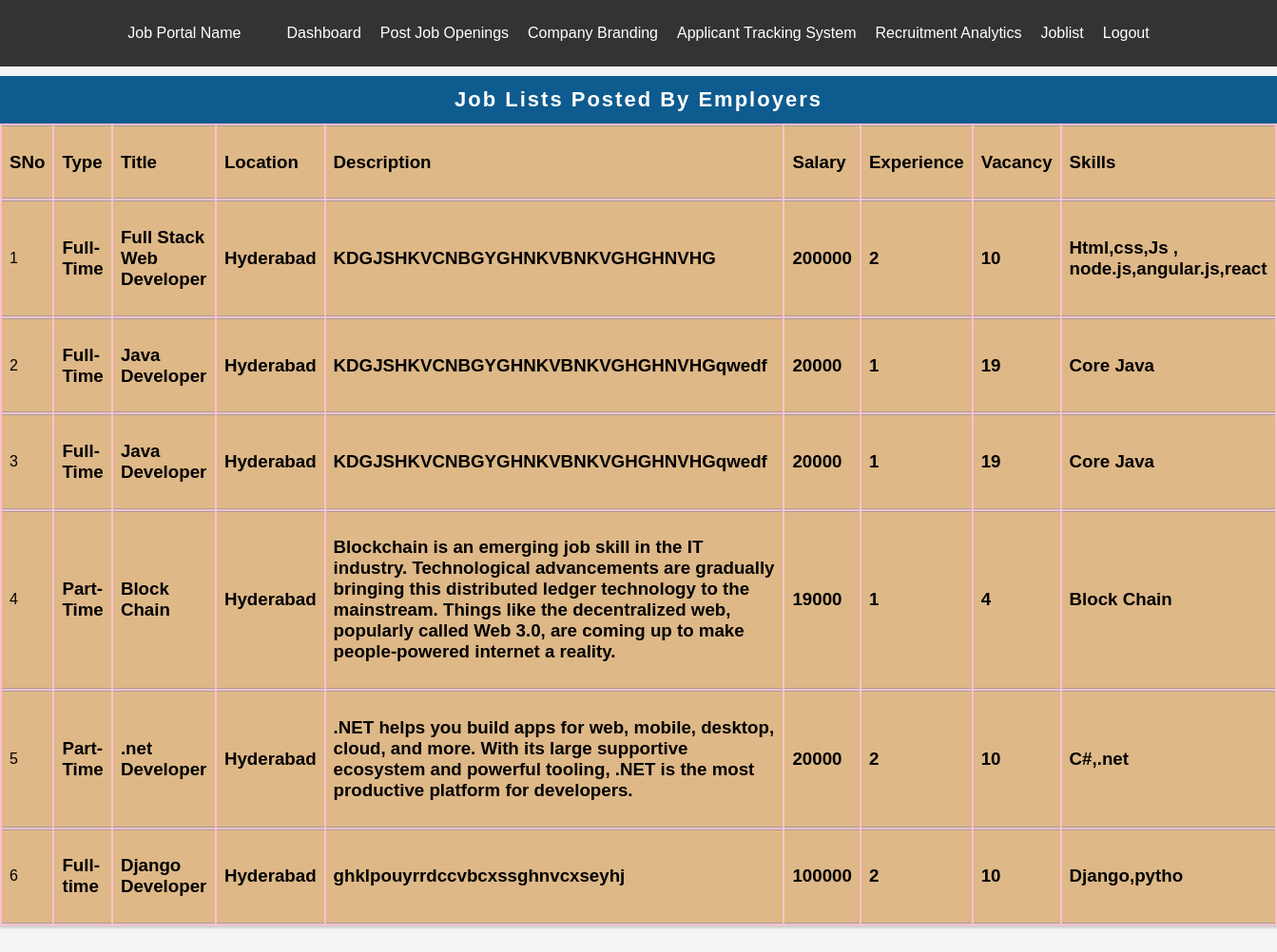
Page /App/jobl/ on the committed database.
### App/models.py (models this page shows, shortened)
class Job(models.Model):
    type=models.CharField(null=True,max_length=200)
    title=models.CharField(max_length=200,null=True)
    description=models.CharField(max_length=2000,null=True)
    salary=models.IntegerField(null=True)
    experience=models.IntegerField(null=True)
    Location=models.CharField(max_length=2000,null=True)
    vacancy=models.IntegerField(null=True)
    skills=models.CharField(max_length=2000,null=True)

### App/views.py (the view)
# urls.py: path('jobl/',views.jobl,name="jobl"),
def jobl(request):
    job=Job.objects.all()
    return render(request,'employer/jobl.html',{'job':job})

### App/templates/employer/jobl.html (shortened to what this page needs)
{% load static%}
<!DOCTYPE html>
<html lang="en">
  <head>
    <link
      href="https://use.fontawesome.com/releases/v5.7.0/css/all.css"
      rel="stylesheet"
    />
    <link rel="stylesheet" href="{% static 'employer/employdash.css' %}" />
  </head>
  <body style="background-image: url('images/p51.png');">
    <header>
      <nav>
        <div class="logo">Job Portal Name</div>
        <ul>
          <li><a href= "{% url 'employdash' %}">Dashboard</a></li>
          <a href="{% url 'jobpost'%}">Post Job Openings</a>
          <a href="{% url 'company'%}">Company Branding</a>
          <a href="{% url 'ats'%}">Applicant Tracking System</a>
          <a href="{% url 'crt'%}">Recruitment Analytics</a>
          <li><a href= "{% url 'jobl' %}">Joblist</a></li>
          <li><a href="{% url 'home'%}">Logout</a></li>
        </ul>
      </nav>
    </header>
    <table style="background-color:pink;">
      <caption>Job Lists Posted By Employers</caption>
      <thead>
            <tr style="background-color:#DEB887">
                <td><h3>SNo</h3></td>
                <td><h3>Type</h3></td>
                <td><h3>Title</h3></td>
                <td><h3>Location</h3></td>
                <td><h3>Description</h3></td>
                <td><h3>Salary</h3></td>
                <td><h3>Experience</h3></td>
                <td><h3>Vacancy</h3></td>
                <td><h3>Skills</h3></td>
            </tr>
        </thead>
        <tbody>
            {% for i in job %}
            <tr style="background-color:#DEB887">
                <td>{{forloop.counter}}</td>
                <td><h3>{{i.type}}</h3></td>
                <td><h3>{{i.title}}</h3></td>
                <td><h3>{{i.Location}}</h3></td>
                <td><h3>{{i.description}}</h3></td>
                <td><h3>{{i.salary}}</h3></td>
                <td><h3>{{i.experience}}</h3></td>
                <td><h3>{{i.vacancy}}</h3></td>
                <td><h3>{{i.skills}}</h3></td>
            </tr>
            {% endfor %}
        </tbody>
    </table>
  </body>
</html>

### App/static/employer/employdash.css (style rules this page uses)
body { font-family: Arial, sans-serif; margin: 0; padding: 0; background-color: #f4f4f4; position: relative; min-height: 100vh; }
header { background-color: #333; color: #fff; padding: 10px 0; }
nav { width: 80%; margin: 0 auto; display: flex; justify-content: space-between; align-items: center; }
nav ul { list-style-type: none; display: flex; gap: 20px; }
nav a { color: #fff; text-decoration: none; transition: color 0.3s; }

### rows in the picture
Job: type "Full-Time", title "Full Stack Web Developer", Location "Hyderabad", description "KDGJSHKVCNBGYGHNKVBNKVGHGHNVHG", salary "200000", experience "2", vacancy "10", skills "Html,css,Js , node.js,angular.js,react"
Job: type "Full-Time", title "Java Developer", Location "Hyderabad", description "KDGJSHKVCNBGYGHNKVBNKVGHGHNVHGqwedf", salary "20000", experience "1", vacancy "19", skills "Core Java"
Job: type "Full-Time", title "Java Developer", Location "Hyderabad", description "KDGJSHKVCNBGYGHNKVBNKVGHGHNVHGqwedf", salary "20000", experience "1", vacancy "19", skills "Core Java"
Job: type "Part-Time", title "Block Chain", Location "Hyderabad", description "Blockchain is an emerging job skill in the IT industry. Technological advancements are gradually bringing this distributed ledger technology to the mainstream. Things like the decentralized web, popularly called Web 3.0, are coming up to make people-powered internet a reality.", salary "19000", experience "1", vacancy "4", skills "Block Chain"
Job: type "Part-Time", title ".net Developer", Location "Hyderabad", description ".NET helps you build apps for web, mobile, desktop, cloud, and more. With its large supportive ecosystem and powerful tooling, .NET is the most productive platform for developers.", salary "20000", experience "2", vacancy "10", skills "C#,.net"
Job: type "Full-time", title "Django Developer", Location "Hyderabad", description "ghklpouyrrdccvbcxssghnvcxseyhj", salary "100000", experience "2", vacancy "10", skills "Django,pytho"
